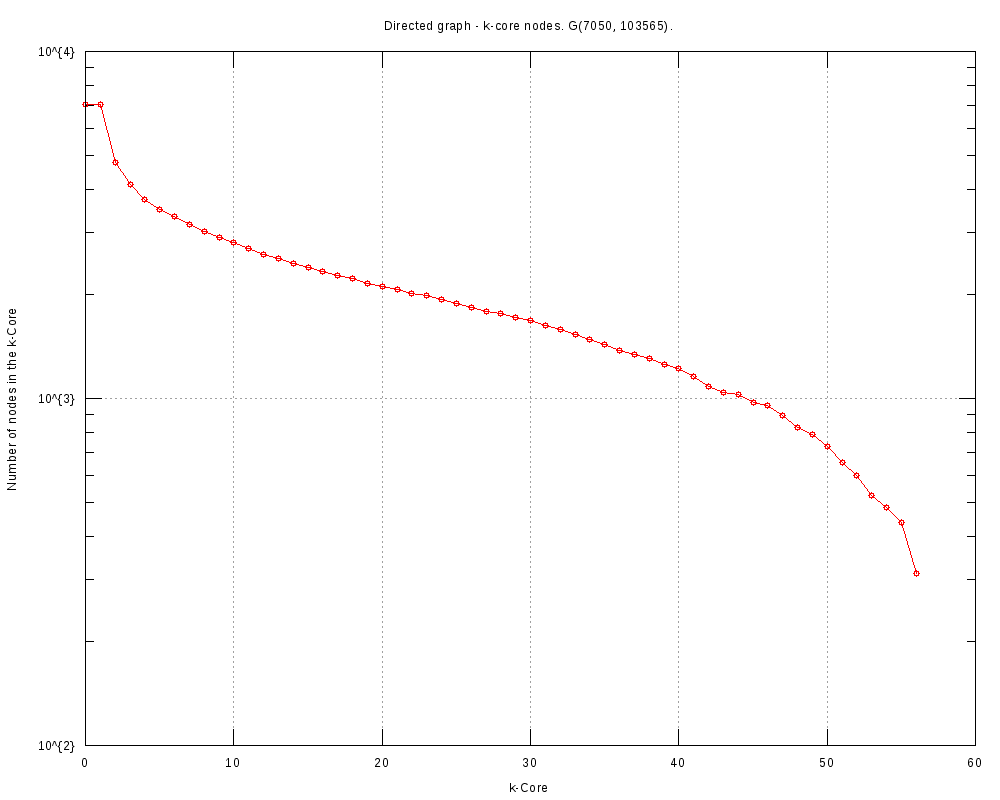

This figure's gnuplot source:
#
# Directed graph - k-core nodes. G(7050, 103565). (Thu Oct 26 17:50:40 2017)
#

set title "Directed graph - k-core nodes. G(7050, 103565)."
set key bottom right
set logscale y 10
set format y "10^{%L}"
set mytics 10
set grid
set xlabel "k-Core"
set ylabel "Number of nodes in the k-Core"
set tics scale 2
set terminal png font arial 10 size 1000,800
set output 'coreNodes.GRQ.png'
plot 	"coreNodes.GRQ.tab" using 1:2 title "" with linespoints pt 6
